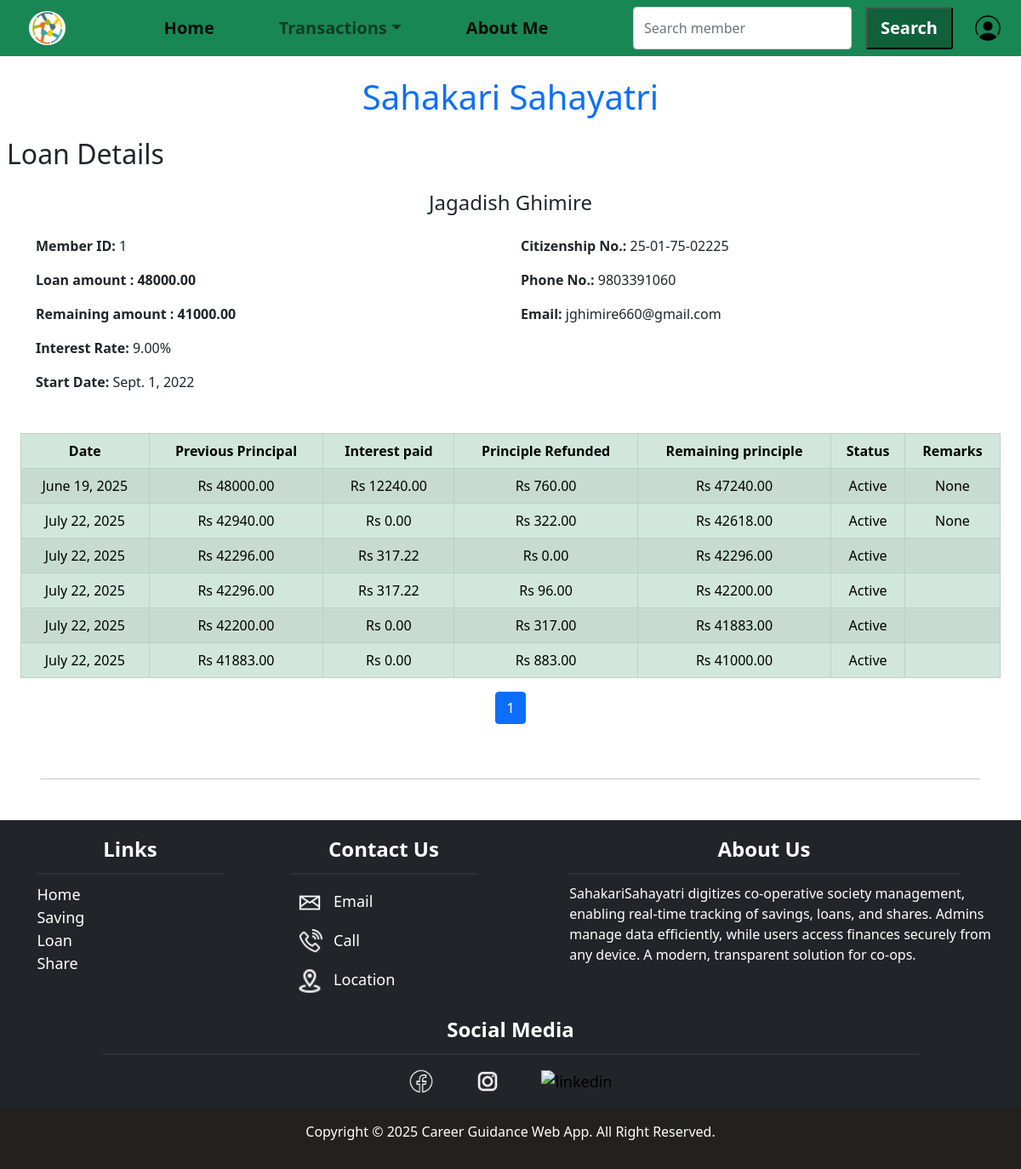
Page /loan/details/6 (signed in) on the committed database.
### loan/models.py (models this page shows, shortened)
class Loan(models.Model):
    customer = models.ForeignKey(Member, on_delete=models.CASCADE, related_name='loans')
    amount = models.DecimalField(max_digits=15, decimal_places=2, help_text="Original loan principal")
    interest_rate = models.DecimalField(max_digits=5, decimal_places=2, help_text="Annual interest rate (e.g. 0.075 for 7.5%)")
    start_date = models.DateField(default=timezone.now)
    remaining_principal = models.DecimalField(max_digits=15, decimal_places=2, default=0)
    status = models.CharField(max_length=20, choices=[
        ('active', 'Active'),
        ('closed', 'Closed'),
    ], default='active', help_text="Current status of the loan")
    remarks = models.TextField(blank=True, null=True)
    last_renewed = models.DateField(null=True, blank=True)

class Repayment(models.Model):
    loan = models.ForeignKey(Loan, on_delete=models.CASCADE, related_name='repayments')
    previous_principal = models.DecimalField(max_digits=15, decimal_places=2, default=0)
    repayment_date = models.DateField(default=timezone.now)
    amount_paid = models.DecimalField(max_digits=15, decimal_places=2, help_text="Total amount paid")
    principal_paid = models.DecimalField(max_digits=15, decimal_places=2, default=0)
    interest_paid = models.DecimalField(max_digits=15, decimal_places=2, default=0)
    remaining_principal = models.DecimalField(max_digits=15, decimal_places=2, default=0)
    remarks = models.TextField(blank=True, null=True)
    class Meta:
        ordering = ['-repayment_date']

### customer/models.py (models this page shows, shortened)
class Member(models.Model):
    user = models.OneToOneField(User, on_delete=models.CASCADE, related_name='member_profile')
    member_id = models.IntegerField(unique=True, primary_key=True)
    first_name = models.CharField(max_length=30, blank=False)
    middle_name = models.CharField(max_length=30, blank=True)
    last_name = models.CharField(max_length=30, blank=False)
    email = models.EmailField(unique=True, blank=True)
    phone_number = models.CharField(max_length=15, unique=True, blank=True)
    address = models.TextField(blank=False)
    date_of_birth = models.DateField(blank=True, null=True)
    citizenship_number = models.CharField(max_length=20, unique=True, blank=False)
    occupation = models.CharField(max_length=100, blank=True)
    date_joined = models.DateField(null=True, blank=True)
    name = models.CharField(max_length=100, blank=False, editable=False)
    class Meta:
        ordering = ['member_id']  # Ascending order

### loan/views.py (the view)
# urls.py: path('details/<int:id>', loan.loan_details, name='loan_details'),
@login_required(login_url='loginpage')
def loan_details(request, id):
    loan = get_object_or_404(Loan.objects.select_related('customer'), id=id)
    repayments = loan.repayments.all().order_by('repayment_date')
    paginator = Paginator(repayments, 10)
    page_number = request.GET.get('page')
    page_obj = paginator.get_page(page_number)
    context = {
        'loan': loan,
        'page_obj': page_obj,  # This contains the paginated repayment transactions
    }
    return render(request, 'loan_details.html', context)

### loan/templates/loan_details.html (shortened to what this page needs)
{% extends "base.html" %}
{% block content %}
<div class="details m-2">
    <h2>Loan Details</h2>
    <div class="info container mt-4">
        <div class="row mb-3">
            <h4 class="text-center">{{loan.customer.name}}</h4>
        </div>
        <div class="row">
            <div class="col-md-6">
                <p><strong>Member ID:</strong> {{ loan.customer.member_id }}</p>
                <p class="fw-bold">Loan amount : {{loan.amount}}</p>
                <p class="fw-bold">Remaining amount : {{loan.remaining_principal}}</p>
                <p><strong>Interest Rate:</strong> {{ loan.interest_rate }}%</p>
                <p><strong>Start Date:</strong> {{ loan.start_date }}</p>
            </div>
            <div class="col-md-6">
                <p><strong>Citizenship No.:</strong> {{ loan.customer.citizenship_number }}</p>
                <p><strong>Phone No.:</strong> {{ loan.customer.phone_number }}</p>
                <p><strong>Email:</strong> {{ loan.customer.email }}</p>
            </div>
        </div>
    </div>
    <div class="m-3 table-responsive">
        <table class="table table-striped table-hover table-bordered mt-3 text-center table-success">
            <thead>
                <tr>
                    <th>Date</th>
                    <th>Previous Principal</th>
                    <th>Interest paid</th>
                    <th>Principle Refunded</th>
                    <th>Remaining principle</th>
                    <th>Status</th>
                    <th>Remarks</th>
                </tr>
            </thead>
            <tbody>
                {% for tx in page_obj %}
                    <tr>
                        <td>{{ tx.repayment_date }}</td>
                        <td>Rs {{ tx.previous_principal }}</td>
                        <td>Rs {{ tx.interest_paid }}</td>
                        <td>Rs {{ tx.principal_paid }}</td>
                        <td>Rs {{ tx.remaining_principal }}</td>
                        {% if tx.balance == 0 %}
                            <td>Closed</td>
                        {% else %}
                            <td>Active</td>
                        {% endif %}
                        <td>{{ tx.remarks }}</td>
                    </tr>
                {% endfor %}
            </tbody>
        </table>
        <nav aria-label="Page navigation">
            <ul class="pagination justify-content-center">
                <li class="page-item active">
                    <span class="page-link">{{ page_obj.number }}</span>
                </li>
            </ul>
        </nav>
    </div>
</div>
{% endblock content%}

### static/css/style.css (style rules this page uses)
html { font-size: 16px; }
body { margin: 0; padding: 0; }

### rows in the picture
Loan: customer.name "Jagadish Ghimire", customer.member_id "1", amount "48000.00", remaining_principal "41000.00", interest_rate "9.00", start_date "Sept. 1, 2022", customer.citizenship_number "25-01-75-02225", customer.phone_number "9803391060", customer.email "jghimire660@gmail.com"
Repayment: repayment_date "June 19, 2025", previous_principal "48000.00", interest_paid "12240.00", principal_paid "760.00", remaining_principal "47240.00", remarks "None"
Repayment: repayment_date "July 22, 2025", previous_principal "42940.00", interest_paid "0.00", principal_paid "322.00", remaining_principal "42618.00", remarks "None"
Repayment: repayment_date "July 22, 2025", previous_principal "42296.00", interest_paid "317.22", principal_paid "0.00", remaining_principal "42296.00"
Repayment: repayment_date "July 22, 2025", previous_principal "42296.00", interest_paid "317.22", principal_paid "96.00", remaining_principal "42200.00"
Repayment: repayment_date "July 22, 2025", previous_principal "42200.00", interest_paid "0.00", principal_paid "317.00", remaining_principal "41883.00"
Repayment: repayment_date "July 22, 2025", previous_principal "41883.00", interest_paid "0.00", principal_paid "883.00", remaining_principal "41000.00"

### other values in the picture
{{ page_obj.number }} "1"
